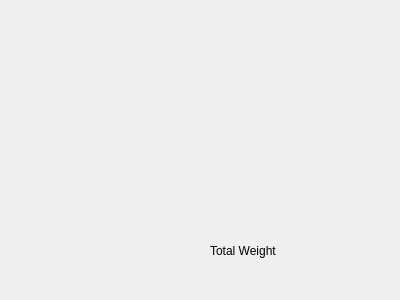
<?xml version="1.0" encoding="UTF-8"?>
<ui version="4.0">
 <class>displaytrip2</class>
 <widget class="QDialog" name="displaytrip2">
  <property name="geometry">
   <rect>
    <x>0</x>
    <y>0</y>
    <width>400</width>
    <height>300</height>
   </rect>
  </property>
  <property name="windowTitle">
   <string>Dialog</string>
  </property>
  <widget class="QLabel" name="label">
   <property name="geometry">
    <rect>
     <x>210</x>
     <y>240</y>
     <width>81</width>
     <height>21</height>
    </rect>
   </property>
   <property name="text">
    <string>Total Weight</string>
   </property>
  </widget>
  <widget class="QLabel" name="weight">
   <property name="geometry">
    <rect>
     <x>290</x>
     <y>240</y>
     <width>51</width>
     <height>21</height>
    </rect>
   </property>
   <property name="text">
    <string/>
   </property>
  </widget>
 </widget>
 <resources/>
 <connections/>
</ui>
